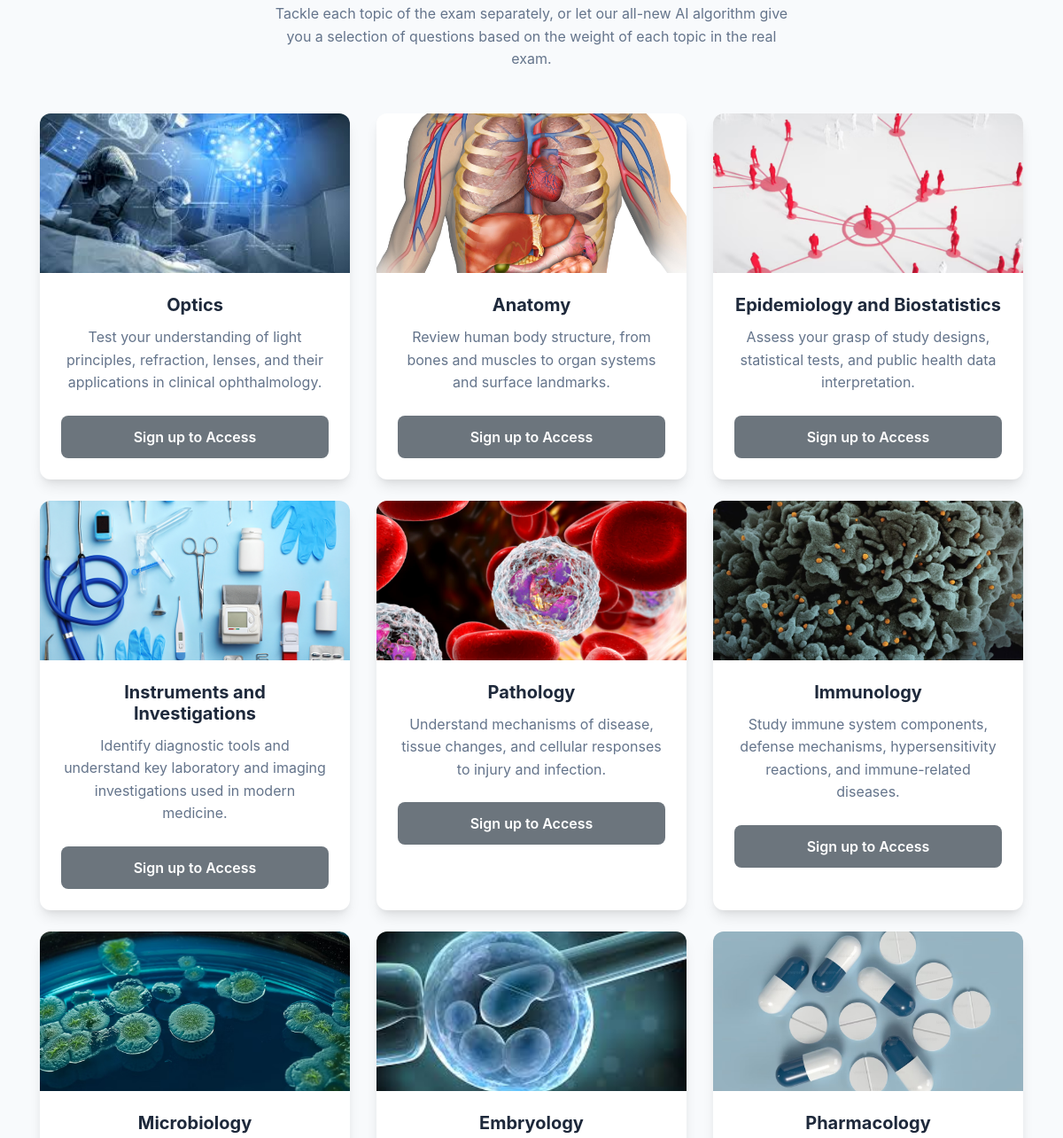
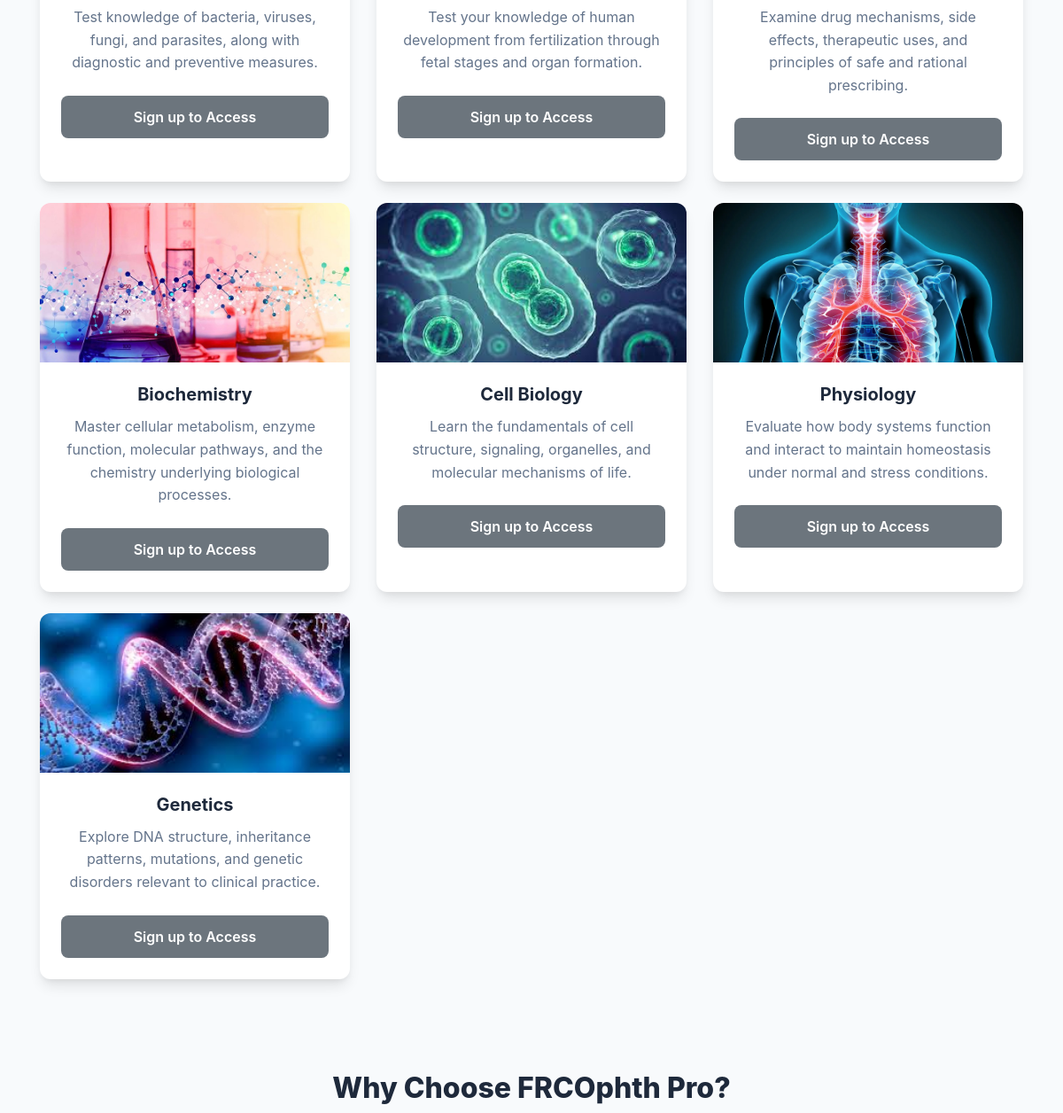
/Quizzes/ (middle part), run on an earlier commit of the app's database (2 pictures, top to bottom).
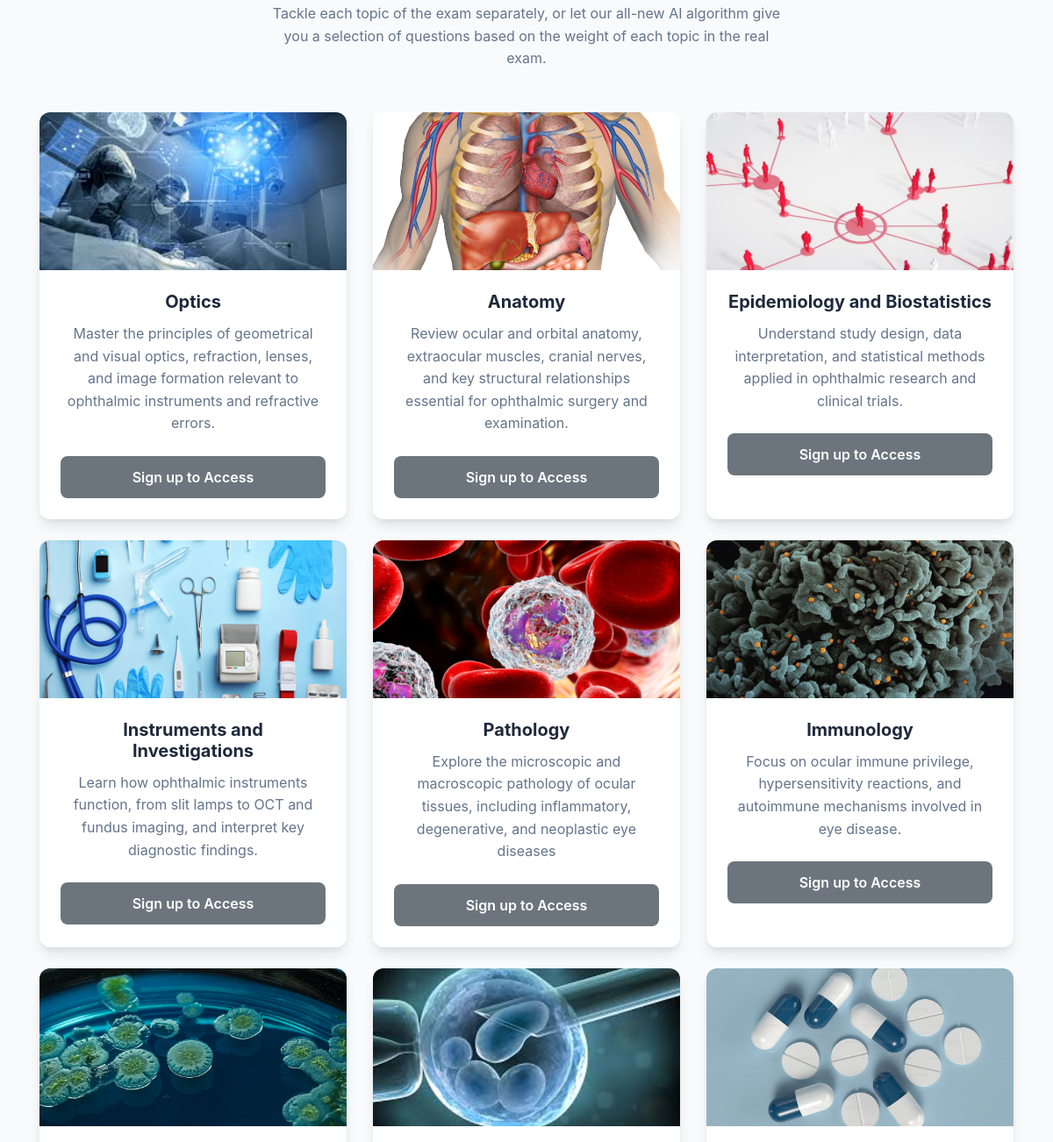
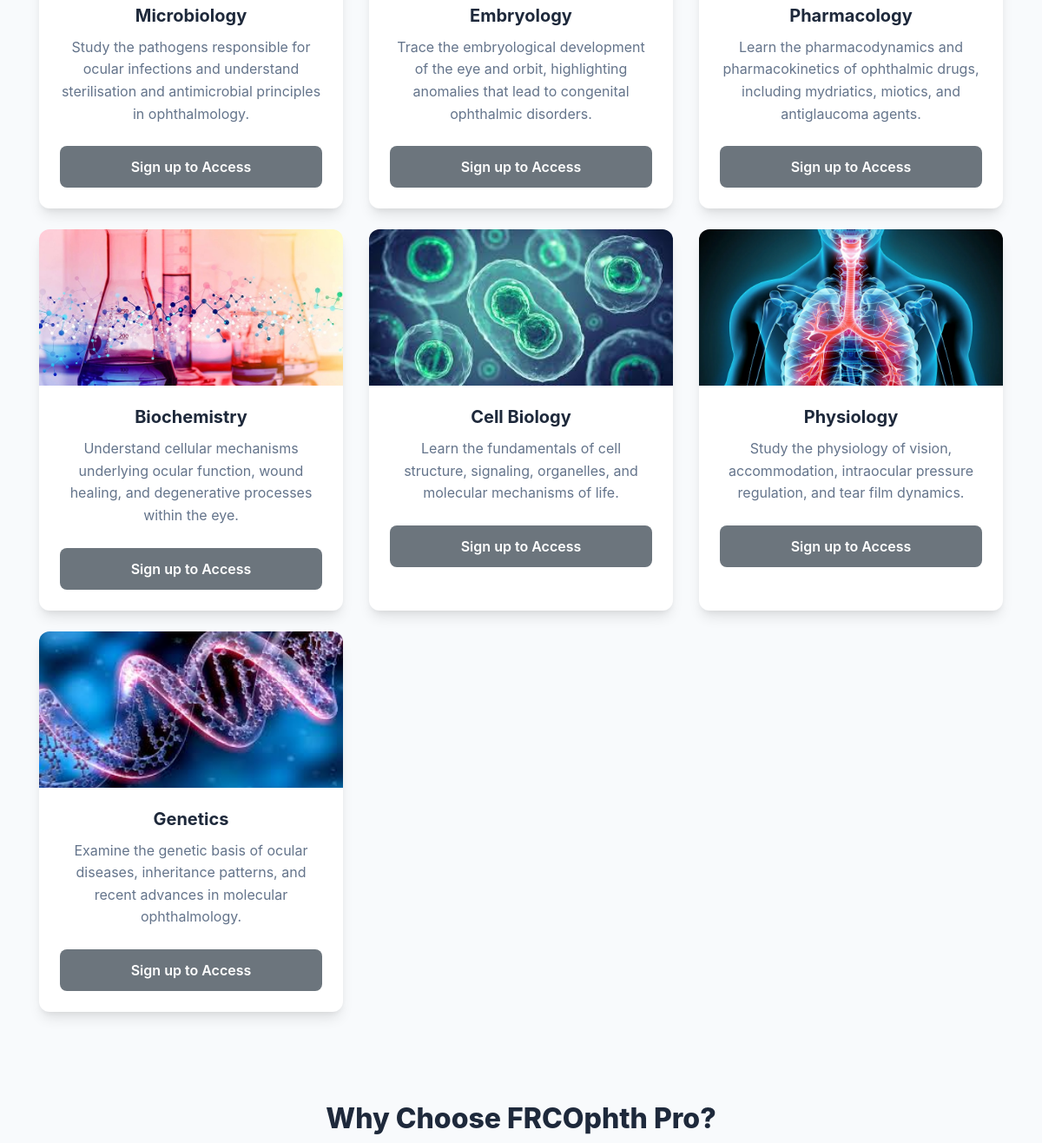
And on a later commit of the database (2 pictures, top to bottom).
### Quizzes/models.py (models this page shows, shortened)
class Quiz(models.Model):
    title = models.CharField(max_length=200)
    slug = models.SlugField(unique=True)
    description = models.TextField(blank=True)
    time_limit = models.PositiveIntegerField(null=True, blank=True)
    image = models.ImageField(upload_to="quiz_images/", null=True, blank=True)
    created_at = models.DateTimeField(auto_now_add=True)
    display_order = models.PositiveIntegerField(default=0)
    class Meta:
        verbose_name_plural = "Quizzes"
        ordering = ["display_order", "-title"]

### Quizzes/views.py (the view)
# urls.py: path("", home, name="home"),  # 👈 public landing page
def home(request):
    quizzes = Quiz.objects.all().order_by("display_order", "title")
    return render(request, "Quizzes/home.html", {"quizzes": quizzes})

### Quizzes/templates/Quizzes/home.html (shortened to what this page needs)
{% load static %}
<!doctype html>
<html lang="en">
  <head>
    <link rel="stylesheet" href="https://cdnjs.cloudflare.com/ajax/libs/twitter-bootstrap/4.5.2/css/bootstrap.min.css" />
    <link rel="stylesheet" type="text/css" href="//cdnjs.cloudflare.com/ajax/libs/cookieconsent2/3.1.0/cookieconsent.min.css" />
    <link rel="stylesheet" href="https://cdnjs.cloudflare.com/ajax/libs/font-awesome/6.0.0/css/all.min.css">
  </head>
  <body>
    <main role="main">
{% if not user.is_authenticated %}
      <section class="album py-5">
        <div class="container">
          <div class="section-title">
            <p>Tackle each topic of the exam separately, or let our all-new AI algorithm give you a selection of questions based on the weight of each topic in the real exam.</p>
          </div>
          <div class="row" id="course-cards">
            {% for quiz in quizzes %}
              <div class="col-md-4 mb-4 d-flex">
                <div class="card course-card h-100 w-100">
                  {% if quiz.image %}
                    <img src="{{ quiz.image.url }}" class="card-img-top" alt="{{ quiz.title }}">
                  {% else %}
                    <img src="{% static 'img/placeholder.jpg' %}" class="card-img-top" alt="{{ quiz.title }}">
                  {% endif %}
                  <div class="card-body text-center">
                    <h5 class="card-title">{{ quiz.title }}</h5>
                    <p class="card-text">{{ quiz.description|truncatechars:250 }}</p>
                    {% if user.is_authenticated %}
                      <a href="{% url 'Quizzes:select_questions' quiz.id %}" class="btn btn-primary w-100">
                        Start Test
                      </a>
                    {% else %}
                      <a href="{% url 'signup'%}" class="btn btn-secondary w-100" data-toggle="tooltip" data-placement="top" title="Sign up to access the quizzes">
                        Sign up to Access
                      </a>
                    {% endif %}
                  </div>
                </div>
              </div>
            {% empty %}
              <p class="text-center">No quizzes available yet. Please check back soon.</p>
            {% endfor %}
          </div>
      <section id="feature-wrapper">
        <div class="container">
          <div class="section-title">
            <h2>Why Choose FRCOphth Pro?</h2>
          </div>
        </div>
      </section>
    </main>
  </body>
</html>
{% endif %}

What changed in the data, as far as the page shows it:
changed Quiz "Optics": description "Test your understanding of light principles, refraction, lenses, and their applications in clinical ophthalmology." → "Master the principles of geometrical and visual optics, refraction, lenses, and image formation relevant to ophthalmic instruments and refractive errors."
changed Quiz "Anatomy": description "Review human body structure, from bones and muscles to organ systems and surface landmarks." → "Review ocular and orbital anatomy, extraocular muscles, cranial nerves, and key structural relationships essential for ophthalmic surgery and examination."
changed Quiz "Epidemiology and Biostatistics": description "Assess your grasp of study designs, statistical tests, and public health data interpretation." → "Understand study design, data interpretation, and statistical methods applied in ophthalmic research and clinical trials."
changed Quiz "Instruments and Investigations": description "Identify diagnostic tools and understand key laboratory and imaging investigations used in modern medicine." → "Learn how ophthalmic instruments function, from slit lamps to OCT and fundus imaging, and interpret key diagnostic findings."
changed Quiz "Pathology": description "Understand mechanisms of disease, tissue changes, and cellular responses to injury and infection." → "Explore the microscopic and macroscopic pathology of ocular tissues, including inflammatory, degenerative, and neoplastic eye diseases"
changed Quiz "Immunology": description "Study immune system components, defense mechanisms, hypersensitivity reactions, and immune-related diseases." → "Focus on ocular immune privilege, hypersensitivity reactions, and autoimmune mechanisms involved in eye disease."
changed Quiz "Microbiology": description "Test knowledge of bacteria, viruses, fungi, and parasites, along with diagnostic and preventive measures." → "Study the pathogens responsible for ocular infections and understand sterilisation and antimicrobial principles in ophthalmology."
changed Quiz "Embryology": description "Test your knowledge of human development from fertilization through fetal stages and organ formation." → "Trace the embryological development of the eye and orbit, highlighting anomalies that lead to congenital ophthalmic disorders."
changed Quiz "Pharmacology": description "Examine drug mechanisms, side effects, therapeutic uses, and principles of safe and rational prescribing." → "Learn the pharmacodynamics and pharmacokinetics of ophthalmic drugs, including mydriatics, miotics, and antiglaucoma agents."
changed Quiz "Biochemistry": description "Master cellular metabolism, enzyme function, molecular pathways, and the chemistry underlying biological processes." → "Understand cellular mechanisms underlying ocular function, wound healing, and degenerative processes within the eye."
changed Quiz "Physiology": description "Evaluate how body systems function and interact to maintain homeostasis under normal and stress conditions." → "Study the physiology of vision, accommodation, intraocular pressure regulation, and tear film dynamics."
changed Quiz "Genetics": description "Explore DNA structure, inheritance patterns, mutations, and genetic disorders relevant to clinical practice." → "Examine the genetic basis of ocular diseases, inheritance patterns, and recent advances in molecular ophthalmology."
